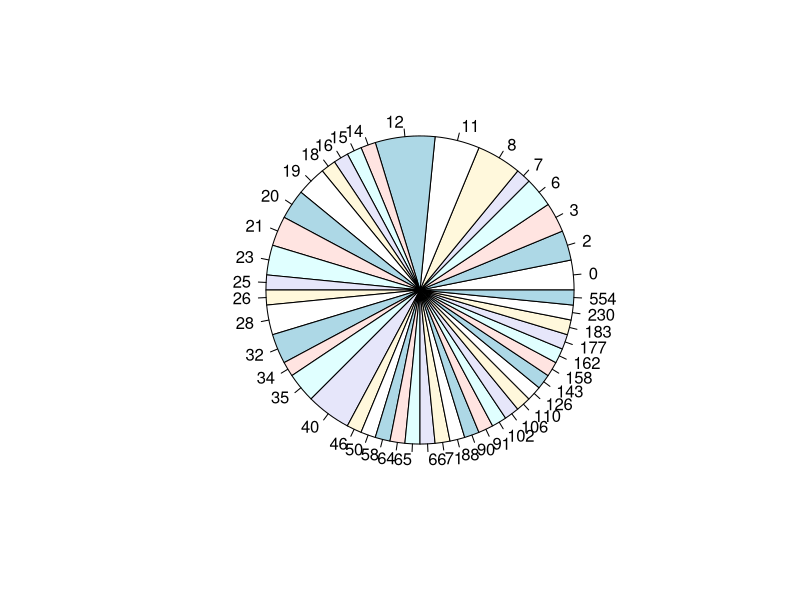
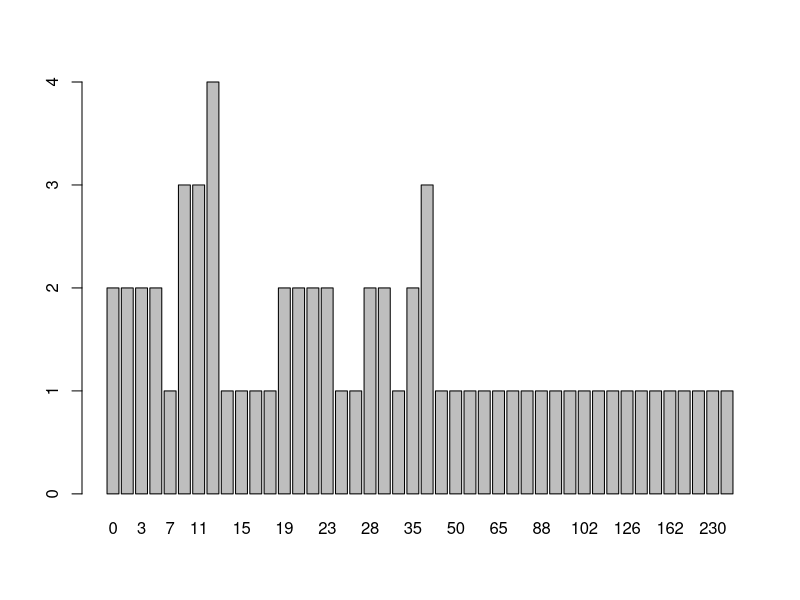
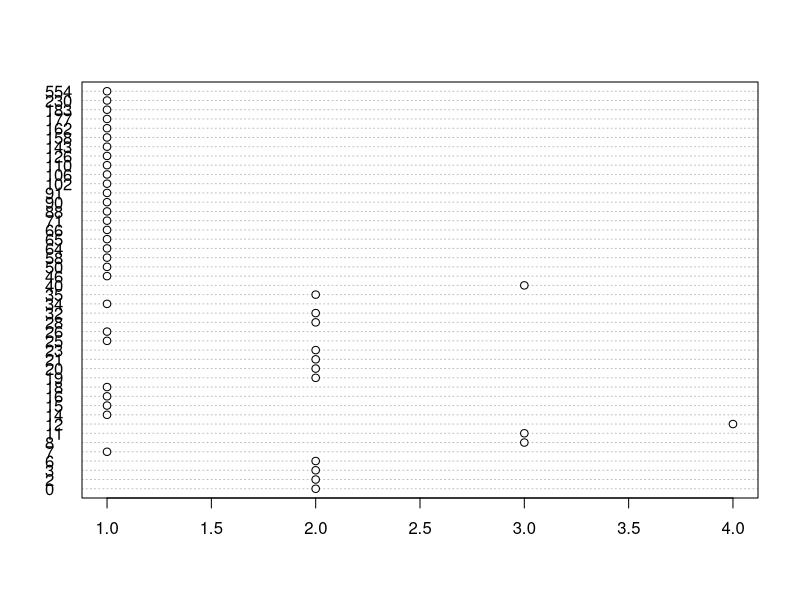
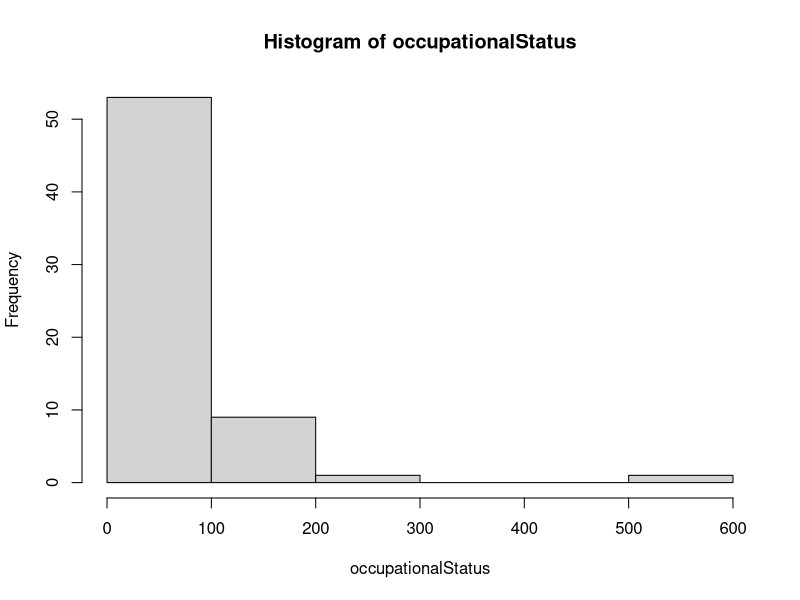
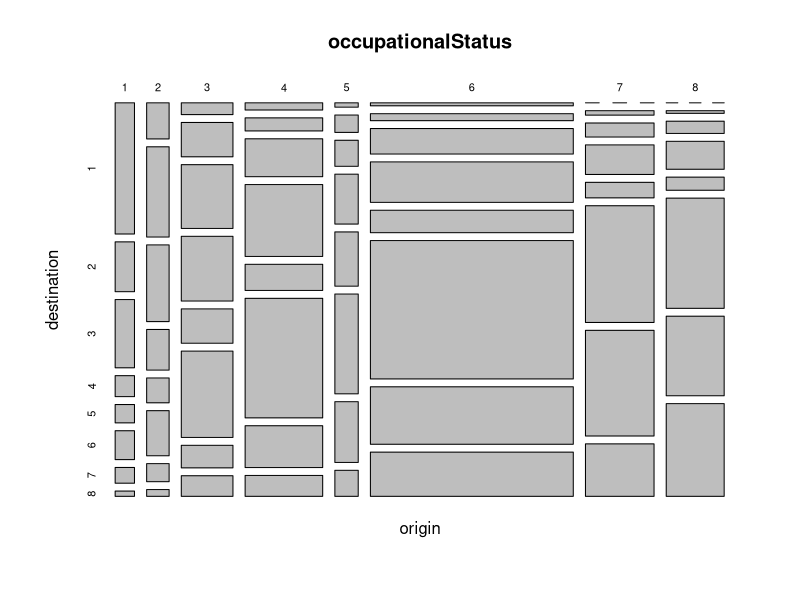
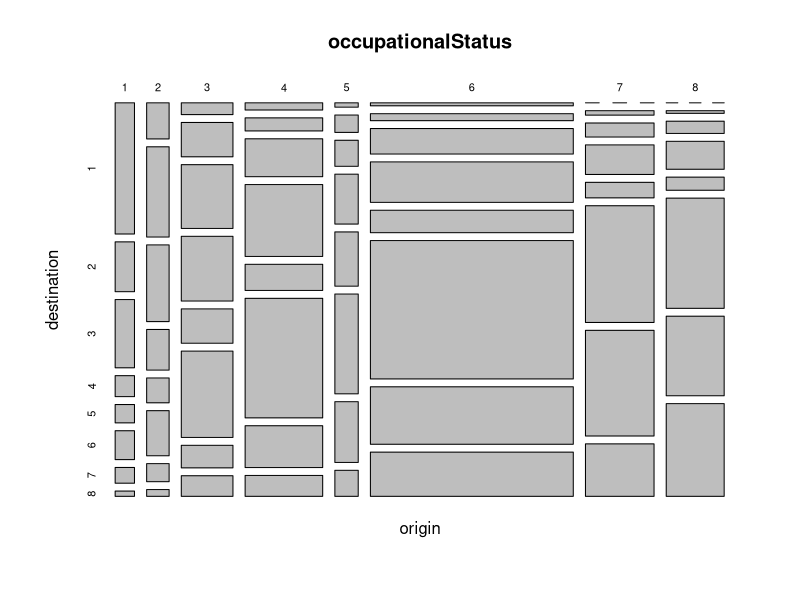
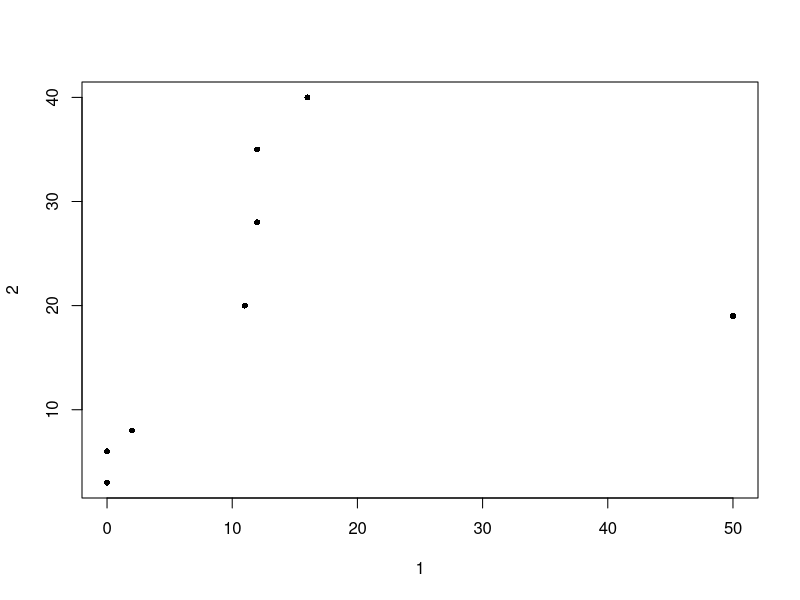
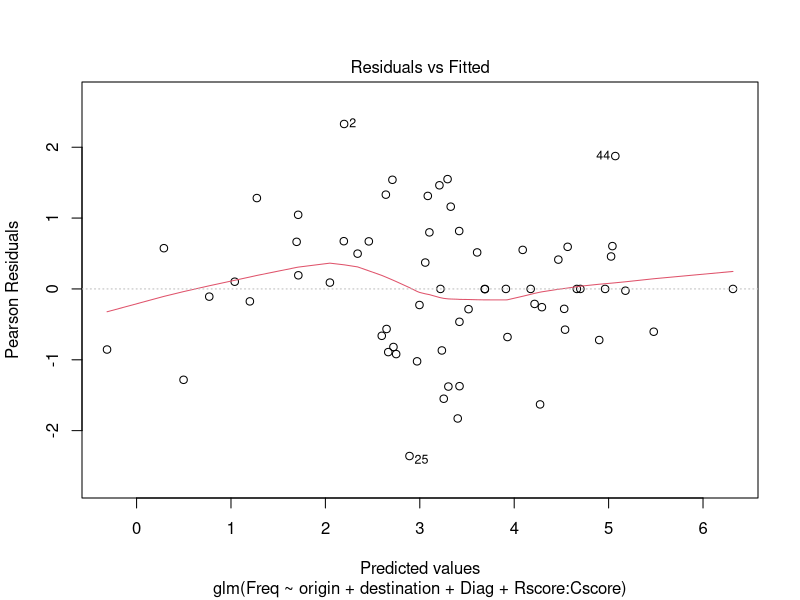

Write the R code that produced these figures, in order.
#occupationalStatus

##I
#查看数据集的大小和结构，维度、名称、属性。
dim(occupationalStatus)
names(occupationalStatus)
str(occupationalStatus)
attributes(occupationalStatus)

#查看数据集的前几行和后几行
occupationalStatus[1:5,]
head(occupationalStatus)
tail(occupationalStatus)
occupationalStatus[1:8,]

#用summary()看数据的分布情况
summary(occupationalStatus)

#看平均值、中位数、极差，四分位数和百分位数
mean(occupationalStatus)
median(occupationalStatus)
range(occupationalStatus)
quantile(occupationalStatus)
min(occupationalStatus)
max(occupationalStatus)

#查看方差，计算密度估计值
var(occupationalStatus)
density.default(occupationalStatus)

##II
#饼图（对于因子，可以先算频数，然后画饼图或条形图）
table(occupationalStatus)
pie(table(occupationalStatus))
#条形图
barplot(table(occupationalStatus))
#克利夫兰点图
dotchart(table(occupationalStatus))
#绘制直方图
hist(occupationalStatus)
#马赛克图
mosaicplot(occupationalStatus)

#??What is the diffrence between these two commands ? Comment your results.
#plot图 （就是马赛克图）
plot(occupationalStatus)
#sunflowerplot() 函数
sunflowerplot(occupationalStatus)

#III回归模型的评估
#拟合统一的关联模型，将对角线效果分开  Fit a uniform association model separating diagonal effects
#残差与拟合（https://blog.csdn.net/qq_35837578/article/details/88357551）
#（Residuals vs Fitted）普通残差与拟合值的残差图：这是残差与真实值之间的关系画图
#（Normal Q-Q plot）正态QQ的残差图：用来检测其残差是否是正态分布的
#（Scale-Location plot）标准化残差的开方与拟合值的残差图：这个图是用来检查等方差假设的
#（Residuals vs Leverage）残差与杠杆：这种图的意义在于检查数据分析项目中是否有特别极端的点
Diag <- as.factor(diag(1:8))
Rscore <- scale(as.numeric(row(occupationalStatus)), scale = FALSE)
Cscore <- scale(as.numeric(col(occupationalStatus)), scale = FALSE)
modUnif <- glm(Freq ~ origin + destination + Diag + Rscore:Cscore,
               family = poisson, data = occupationalStatus)

summary(modUnif)
plot(modUnif) 
# 4 plots, with warning about  h_ii ~= 1

